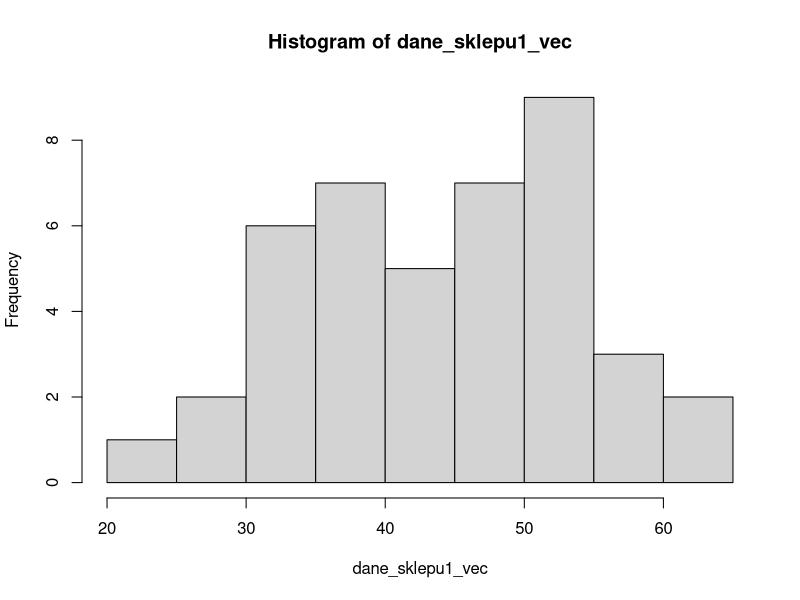
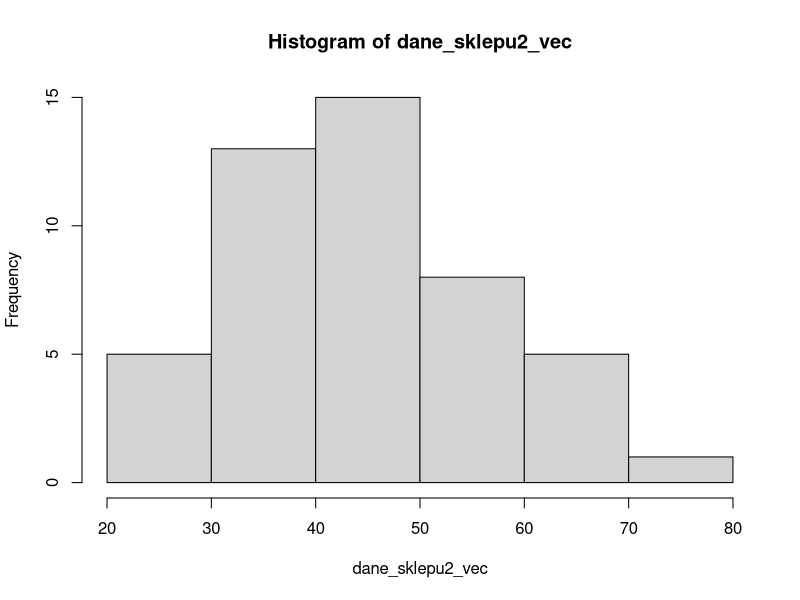

Generate these figures, in order, with R:
#Funkcja liczaca wariancje obciazona/nieobciazona szeregu rozdzielczego
#Do funkcji kolejno przekazujemy wektory srodkow przedzialow i liczebnosci przedzialow oraz srednia
#Zmienna ob sluzy do wyboru czy chcemy policzyc wariancje obciazona (1) lub nieobciazona (0)
wariancja_rozdzielczy <- function(mids, counts, sred, ob)
{
  if(ob)
  {
    war = sum((mids-sred)^2*counts)/sum(counts)
  }
  else
  {
    war = sum((mids-sred)^2*counts)/(sum(counts)-1)
  }
  
  return(war)
}

#Funkcja liczaca pierwszy i trzeci kwartyl oraz mediane szeregu rozdzielczego
#Do funkcji kolejno przekazujemy wektory granic przedzialow i liczebnosci przedzialow
#Zmienna kwartyl sluzy do wyboru ktory kwartyl chcemy policzyc - 0.25 dla pierwszego, 0.5 dla mediany, 0.75 dla trzeciego
kwartyl_rozdzielczy <- function(breaks, counts, kwartyl)
{
  poz_kwar <- sum(counts)
  if(poz_kwar%%2)
  {
    poz_kwar = (poz_kwar+1)*kwartyl
  }
  else
  {
    poz_kwar = poz_kwar*kwartyl
  }
  
  licz_skumul <- cumsum(counts)
  szuk_przedzial <- findInterval(poz_kwar, licz_skumul)
  
  if(szuk_przedzial==1)
  {
    med = breaks[szuk_przedzial]+(poz_kwar)*((breaks[szuk_przedzial+1]-breaks[szuk_przedzial])/counts[szuk_przedzial])
  }
  else
  {
    med = breaks[szuk_przedzial]+(poz_kwar-licz_skumul[szuk_przedzial-1])*((breaks[szuk_przedzial+1]-breaks[szuk_przedzial])/counts[szuk_przedzial])
  }
  
  return(med)
}

#Funkcja liczaca srednia szeregu rozdzielczego
#Do funkcji kolejno przekazujemy wektory liczebnosci i srodkow przedzialow
srednia_rozdzielczy <- function(counts, mids)
{
  srednia = sum(mids*counts)/sum(counts)
  
  return(srednia)
}

#Funkcja liczaca dominante szeregu rozdzielczego
#Do funkcji kolejno przekazujemy wektory liczebnosci i granic przedzialow
moda_rozdzielczy <- function(counts, breaks)
{
  szuk = max(counts)
  n = which.max(counts)
  
  moda = breaks[n]+(((szuk-counts[n-1])/((szuk-counts[n-1])+(szuk-counts[n+1])))*(breaks[n+1]-breaks[n]))
  
  return(moda)
}

#Funkcja liczaca odchylenie przecietne od sredniej/mediany w szeregu rozdzielczym
#Do funkcji kolejno przekazujemy wektory srodkow i liczebnosci przedzialow
#W zaleznosci od tego, czy przekazemy srednia czy mediane, mozemy policzyc odpowiednie odchylenie przecietne
przecietne_rozdzielczy <- function(mids, counts, x)
{
  odch = sum(abs((mids - x)*counts))/sum(counts)
  
  return(odch)
}

#Funkcja liczaca kurtoze w szeregu rozdzielczym
#Do funkcji kolejno przekazujemy wektory srodkow i liczebnosci przedzialow oraz srednia i odchylenie standardowe obciazone
kurtoza_rozdzielczy <- function(mids, counts, sred, odch)
{
  kurt = (sum(((mids-sred)^4)*counts)/sum(counts))/(odch)^4
  
  return(kurt)
}

#Funkcja liczaca wspolczynnik asymetrii w szeregu rozdzielczym
#Do funkcji kolejno przekazujemy wektory srodkow i liczebnosci przedzialow oraz srednia i odchylenie standardowe obciazone
wspolczynnik_asymetrii_rozdzielczy <- function(mids, counts, sred, odch)
{
  asym = (sum(((mids-sred)^3)*counts)/sum(counts))/(odch)^3
  
  return(asym)
}

# Obciazona - dzielimy przez n, nieobciazona - przez (n - 1)
wariancja_obciazona <- function(vec, sr)
{
  ile <- length(vec)
  w <- sum((vec - sr)^2) / ile
  return(w)
}

# war - wariancja obciążona
odchylenie_obciazone <- function(war)
{
  o <- sqrt(war)
  return(o)
}

moda <- function(vec)
{
  ux <- unique(vec)
  
  if(length(ux) == length(vec))
  {
    return("Brak")
  }
  else
  {
    wek_ilosci_powtorzen <- tabulate(match(vec, ux))
    czy_zduplikowane <- duplicated(wek_ilosci_powtorzen, incomparables = FALSE, fromLast = TRUE)
    poz_mody <- which.max(wek_ilosci_powtorzen)
    
    if(czy_zduplikowane[poz_mody])
    {
      return("Brak")
    }
    else
    {
      return(ux[poz_mody])
    }
  }
}

rozstep <- function(vec)
{
  result <- max(vec) - min(vec)
  return(result)
}

cwiartkowe <- function(q1, q3)
{
  result <- (q3 - q1) / 2
  return(result)
}

przecietne_od_sredniej <- function(vec, sr)
{
  ile <- length(vec)
  m <- sum(abs(vec - sr)) / ile
  return(m)
}

przecietne_od_mediany <- function(vec, med)
{
  ile <- length(vec)
  m <- sum(abs(vec - med)) / ile
  return(m)
}

wspolczynnik_zmiennosci <- function(odch, sred)
{
  v <- (odch / sred) * 100
  return(v)
}

moment_centralny <- function(nr, vec, sr)
{
  ile <- length(vec)
  m <- sum((vec - sr) ^ nr) / ile
  return(m)
}

kurtoza <- function(vec, sr, odch)
{
  k <- moment_centralny(4, vec, sr) / (odch ^ 4)
  return(k)
}

eksces <- function(kurt)
{
  eks <- kurt - 3
  return(eks)
}

wspolczynnik_asymetrii <- function(vec, sr, odch)
{
  k <- moment_centralny(3, vec, sr) / (odch ^ 3)
  return(k)  
}

wspolczynnik_skosnosci <- function(vec, sr, odch)
{
  ile <- length(vec)
  s <- (ile * sum((vec - sr)^3)) / ((ile - 1) * (ile - 2) * (odch)^4)
  return(s)
}

# sr - srednia proby
# odch - odchylenie standardowe próby
# wsp_ufnosci - poziom ufności podany w treści
przedzial_sredniej <- function(vec, sr, odch, wsp_ufnosci)
{
  if(wsp_ufnosci > 1 || wsp_ufnosci < 0)
    return("niepoprawny poziom ufnosci")
    
  ile <- length(vec)
  
  if(ile < 1)
    return("nie podano zadnych danych")
  
  # Poziom istotności
  alfa <- 1 - wsp_ufnosci
  
  # Różne wzory na podstawie ilości danych - http://wm.pollub.pl/files/77/content/files/3097_estymacja_przedzialowa.pdf
  if(ile <= 30)
  {
    # Model II - nieznane odchylenie populacji, mała próba
    # qt - kwantyl rozkładu t-Studenta
    wart_t_lub_u <- qt(1 - (alfa / 2), ile - 1) * (odch / sqrt(ile - 1))
    
  }
  else
  {
    # Model III - nieznane odchylenie populacji, duża próba
    # qnorm - kwantyl rozkładu normalnego
    wart_t_lub_u <- qnorm(1 - (alfa / 2)) * (odch / sqrt(ile))
  }
  
  przedzial <- c(sr - wart_t_lub_u, sr + wart_t_lub_u)
  return(przedzial)
}

# war - wariancja próby
przedzial_odchylenia <- function(vec, war, wsp_ufnosci)
{
  if(wsp_ufnosci > 1 || wsp_ufnosci < 0)
    return("niepoprawny poziom ufnosci")
  
  ile <- length(vec)
  
  if(ile < 1)
    return("nie podano zadnych danych")
  
  # Poziom istotności
  alfa <- 1 - wsp_ufnosci
 
  if(ile <= 30)
  {
    # Model I - nieznane odchylenie populacji, mała próba
    # qchisq - kwantyl rozkładu chi-kwadrat 
    ns <- ile * war
    przedzial <- c(ns / qchisq(1 - (alfa / 2), ile - 1), ns / qchisq(alfa / 2, ile - 1))
    
    # Przedział jest dla wariancji, więc pierwiastkujemy go
    przedzial <- sqrt(przedzial)
  }
  else
  {
    # Model II - nieznane odchylenie populacji, duża próba
    odch <- sqrt(war)
    wart_u <- qnorm(1 - (alfa / 2)) / sqrt(2 * ile)
    przedzial <- c(odch / (1 + wart_u), odch / (1 - wart_u))
  }

  return(przedzial)
}

# przedzial - wektor przedzialu zawierajacy dwa elementy
# wart_do_porownania - wartość do porównania precyzji, np. wyliczona średnia
precyzja_wzgledna <- function(przedzial, wart_do_porownania)
{
  ile <- length(przedzial)
  
  if(ile != 2)
    return("niepoprawny wektor przedzialu")
  
  # Odejmujemy dolną wartość przedziału od górnej
  blad_maksymalny <- (przedzial[2] - przedzial[1]) / 2
  precyzja <- (blad_maksymalny / wart_do_porownania) * 100
  
  if(precyzja < 5)
    return(sprintf("%f%% jest mniejsze od 5%%, wiec mozemy bezpiecznie stwierdzic, ze istnieje podstawy do uogolnienia", precyzja))
  else if(precyzja < 10)
    return(sprintf("%f%% jest miedzy 5%% a 10%%, wiec mozemy stwierdzic, ze istnieja podstawy do uogolnienia, jednak musimy pozostac ostrozni", precyzja))
  else
    return(sprintf("%f%% jest wieksze od 10%%, wiec nalezy odrzucic teze, ze istnieja podstawy do uogolnienia", precyzja))
}

# vec/sr/war/war_nieob - wektor/średnia/wariancja obciążona/ wariancja nieobciążona prób 1 i 2
# alfa - poziom istotności podany w treści (alfa)
# Można również użyć t.test(dane_sklepu1_vec, dane_sklepu2_vec, alternative="greater", var.equal=[TRUE|FALSE], conf.level = 0.95)
test_dwoch_srednich <- function(vec1, vec2, sr1, sr2, war1, war2, war1_nieob, war2_nieob, alfa)
{
  ile1 <- length(vec1)
  ile2 <- length(vec2)
  ile1bez1 <- ile1 - 1
  ile2bez1 <- ile2 - 1
  
  # Najpierw testujemy równość wariancji populacji
  # H0 - są równe
  # H1 - wariancja pierwszej jest mniejsza (gdyż tak wskazują wariancje prób)
  # Korzystamy ze statystyki F-Snedecora
  f <- war1_nieob / war2_nieob
  wart_f <- qf(1 - alfa, ile1 - 1, ile2 - 1)
  
  # Gdy wartość statystyki jest większa od górnej granicy przedziału, nie mamy podstaw do odrzucenia hipotezy
  if(f >= -wart_f)
  {
    ile1i2bez2 <- ile1 + ile2 - 2
    
    # Test t-Studenta dla grup niezależnych o równej wariancji - http://www-users.mat.umk.pl/~gemini/2mieStat/2012/testy_teoria.pdf
    t <- (sr1 - sr2) / sqrt(((war1 * ile1bez1 + war2 * ile2bez1) * (ile1 + ile2)) / (ile1i2bez2 * ile1 * ile2))
    
    # Liczba stopni swobody przy odczycie - n1 + n2 - 2
    wart_t <- qt(1 - alfa, ile1i2bez2)
    
    # Gdy wartość jest mniejsza od dolnej granicy przedziału, nie ma podstaw do odrzucenia hipotezy
    if(t <= wart_t)
      h <- "Wartosc nie nalezy do przedzialu - przyjmujemy hipoteze zerowa - srednie sa rowne."
    else
      h <- "Wartosc nalezy do przedzialu - odrzucamy hipoteze zerowa - srednia pierwszego sklepu jest wieksza."
    
    return(sprintf("rowne odchylenia populacji, wiec: statystyka t = %f, przedzial <%f, ∞). %s", t, wart_t, h))
  }
  else
  {
    war_ile1 <- war1 / ile1
    war_ile2 <- war2 / ile2
    
    # Statystyka Cochrana-Coxa, gdyż odchylenia są różne
    C <- (sr1 - sr2) / sqrt(war_ile1 + war_ile2)
    
    # Wzór Cochrana-Coxa
    wart_C <- (war_ile1 * qt(1 - alfa, ile1bez1) + war_ile2 * qt(1 - alfa, ile2bez1)) / (war_ile1 + war_ile2)
    
    if(C <= wart_C)
      h <- "Wartosc nie nalezy do przedzialu - przyjmujemy hipoteze zerowa - srednie sa rowne."
    else
      h <- "Wartosc nalezy do przedzialu - odrzucamy hipoteze zerowa - srednia pierwszego sklepu jest wieksza."
    
    return(sprintf("rozne odchylenia populacji, wiec: statystyka C = %f, przedzial <%f, ∞). %s", C, wart_C, h))
  }
}

test_kolmogorowa <- function(vec, sr, odch)
{
  ile <- length(vec)
  
  # F0(vec i)
  dystr_rozk_norm <- pnorm(vec, sr, odch)
  
  # Fn(vec i)
  dystr_emp <- 1:ile / ile
  
  # Wartość statystyki ze wzoru
  wart_kryt <- 0.881 / sqrt(ile)
  
  # Wartość statystyki
  dn = max(abs(dystr_emp - dystr_rozk_norm))
  
  if(dn <= wart_kryt || dn >= 1)
    return("brak podstaw do odrzucenia hipotezy zerowej - rozkład jest normalny.")
  else
    return("odrzucamy hipotezę zerową - rozkład nie jest normalny.")
}

# Wczytanie danych z plików
dane_sklepu_1 <- read.table("sklep1.txt", header=F, dec=",")
dane_sklepu_2 <- read.table("sklep2.txt", header=F, dec=",")

# Przekształcenie ich do posortowanych wektorów
dane_sklepu1_vec <- sort(c(dane_sklepu_1[[1]]))
dane_sklepu2_vec <- sort(c(dane_sklepu_2[[1]]))

# Histogramy
sklep1_hist <- hist(dane_sklepu1_vec)
sklep2_hist <- hist(dane_sklepu2_vec)

# Szeregi szczegółowe
sklep1_sr <- mean(dane_sklepu1_vec)
sklep1_med <- median(dane_sklepu1_vec)
sklep1_q1 <- quantile(dane_sklepu1_vec, 0.25)
sklep1_q3 <- quantile(dane_sklepu1_vec, 0.75)
sklep1_moda <- moda(dane_sklepu1_vec)
sklep1_war <- wariancja_obciazona(dane_sklepu1_vec, sklep1_sr)
sklep1_war_nieob <- var(dane_sklepu1_vec)
sklep1_odch <- odchylenie_obciazone(sklep1_war)
sklep1_odch_nieob <- sd(dane_sklepu1_vec)
sklep1_cwart <- cwiartkowe(sklep1_q1,sklep1_q3)
sklep1_przec_sred <- przecietne_od_sredniej(dane_sklepu1_vec, sklep1_sr)
sklep1_przec_med <- przecietne_od_mediany(dane_sklepu1_vec, sklep1_med)
sklep1_rozstep <- rozstep(dane_sklepu1_vec)
sklep1_wsp_zmien <- wspolczynnik_zmiennosci(sklep1_sr, sklep1_odch)
sklep1_wsp_asym <- wspolczynnik_asymetrii(dane_sklepu1_vec, sklep1_sr, sklep1_odch)
sklep1_wsp_skos <- wspolczynnik_skosnosci(dane_sklepu1_vec, sklep1_sr, sklep1_odch)
sklep1_kurt <- kurtoza(dane_sklepu1_vec, sklep1_sr, sklep1_odch)
sklep1_eksc <- eksces(sklep1_kurt)
  

sklep2_sr <- mean(dane_sklepu2_vec)
sklep2_med <- median(dane_sklepu2_vec)
sklep2_q1 <- quantile(dane_sklepu2_vec, 0.25)
sklep2_q3 <- quantile(dane_sklepu2_vec, 0.75)
sklep2_moda<- moda(dane_sklepu2_vec)
sklep2_war <- wariancja_obciazona(dane_sklepu2_vec, sklep2_sr)
sklep2_war_nieob <- var(dane_sklepu2_vec)
sklep2_odch <- odchylenie_obciazone(sklep2_war)
sklep2_odch_nieob <- sd(dane_sklepu2_vec)
sklep2_cwart <- cwiartkowe(sklep2_q1,sklep2_q3)
sklep2_przec_sred <- przecietne_od_sredniej(dane_sklepu2_vec, sklep2_sr)
sklep2_przec_med <- przecietne_od_mediany(dane_sklepu2_vec, sklep2_med)
sklep2_rozstep <- rozstep(dane_sklepu2_vec)
sklep2_wsp_zmien <- wspolczynnik_zmiennosci(sklep2_sr, sklep2_odch)
sklep2_wsp_asym <- wspolczynnik_asymetrii(dane_sklepu2_vec, sklep2_sr, sklep2_odch)
sklep2_wsp_skos <- wspolczynnik_skosnosci(dane_sklepu2_vec, sklep2_sr, sklep2_odch)
sklep2_kurt <- kurtoza(dane_sklepu2_vec, sklep2_sr, sklep2_odch)
sklep2_eksc <- eksces(sklep2_kurt)

# Szeregi rozdzielcze
sklep1_med_r <- kwartyl_rozdzielczy(sklep1_hist$breaks, sklep1_hist$counts, 0.5)
sklep1_sr_r <- srednia_rozdzielczy(sklep1_hist$counts, sklep1_hist$mids)
sklep1_q1_r <- kwartyl_rozdzielczy(sklep1_hist$breaks, sklep1_hist$counts, 0.25)
sklep1_q3_r <- kwartyl_rozdzielczy(sklep1_hist$breaks, sklep1_hist$counts, 0.75)
sklep1_moda_r <- moda_rozdzielczy(sklep1_hist$counts, sklep1_hist$breaks)
sklep1_war_ob_r <- wariancja_rozdzielczy(sklep1_hist$mids, sklep1_hist$counts, sklep1_sr_r, 1)
sklep1_war_nob_r <- wariancja_rozdzielczy(sklep1_hist$mids, sklep1_hist$counts, sklep1_sr_r, 0)
sklep1_odch_ob_r <- sqrt(sklep1_war_ob_r)
sklep1_odch_nob_r <- sqrt(sklep1_war_nob_r)
sklep1_odch_cwr_r <- cwiartkowe(sklep1_q1_r, sklep1_q3_r)
sklep1_odch_sr_r <- przecietne_rozdzielczy(sklep1_hist$mids, sklep1_hist$counts, sklep1_sr_r)
sklep1_odch_med_r <- przecietne_rozdzielczy(sklep1_hist$mids, sklep1_hist$counts, sklep1_med_r)
sklep1_rozstep_r <- rozstep(sklep1_hist$breaks)
sklep1_wsp_zmien_r <- wspolczynnik_zmiennosci(sklep1_sr_r, sklep1_odch_ob_r)
sklep1_wsp_asym_r <- wspolczynnik_asymetrii_rozdzielczy(sklep1_hist$mids, sklep1_hist$counts, sklep1_sr_r, sklep1_odch_ob_r)
#wspolczynnik skosnosci
sklep1_kurt_r <- kurtoza_rozdzielczy(sklep1_hist$mids, sklep1_hist$counts, sklep1_sr_r, sklep1_odch_ob_r)
sklep1_eksc_r <- eksces(sklep1_kurt_r)

sklep2_med_r <- kwartyl_rozdzielczy(sklep2_hist$breaks, sklep2_hist$counts, 0.5)
sklep2_sr_r <- srednia_rozdzielczy(sklep2_hist$counts, sklep2_hist$mids)
sklep2_q1_r <- kwartyl_rozdzielczy(sklep2_hist$breaks, sklep2_hist$counts, 0.25)
sklep2_q3_r <- kwartyl_rozdzielczy(sklep2_hist$breaks, sklep2_hist$counts, 0.75)
sklep2_moda_r <- moda_rozdzielczy(sklep2_hist$counts, sklep2_hist$breaks)
sklep2_war_ob_r <- wariancja_rozdzielczy(sklep2_hist$mids, sklep2_hist$counts, sklep2_sr_r, 1)
sklep2_war_nob_r <- wariancja_rozdzielczy(sklep2_hist$mids, sklep2_hist$counts, sklep2_sr_r, 0)
sklep2_odch_ob_r <- sqrt(sklep2_war_ob_r)
sklep2_odch_nob_r <- sqrt(sklep2_war_nob_r)
sklep2_odch_cwr_r <- cwiartkowe(sklep2_q1_r, sklep2_q3_r)
sklep2_odch_sr_r <- przecietne_rozdzielczy(sklep2_hist$mids, sklep2_hist$counts, sklep2_sr_r)
sklep2_odch_med_r <- przecietne_rozdzielczy(sklep2_hist$mids, sklep2_hist$counts, sklep2_med_r)
sklep2_rozstep_r <- rozstep(sklep2_hist$breaks)
sklep2_wsp_zmien_r <- wspolczynnik_zmiennosci(sklep2_sr_r, sklep2_odch_ob_r)
sklep2_wsp_asym_r <- wspolczynnik_asymetrii_rozdzielczy(sklep2_hist$mids, sklep2_hist$counts, sklep2_sr_r, sklep2_odch_ob_r)
#wspolczynnik skosnosci
sklep2_kurt_r <- kurtoza_rozdzielczy(sklep2_hist$mids, sklep2_hist$counts, sklep2_sr_r, sklep2_odch_ob_r)
sklep2_eksc_r <- eksces(sklep2_kurt_r)

# Zad 2

wynik_kolmogorowa_1 <- test_kolmogorowa(dane_sklepu2_vec, sklep2_sr, sklep2_odch)
wynik_kolmogorowa_2 <- test_kolmogorowa(dane_sklepu2_vec, sklep2_sr, sklep2_odch)

# Zad 3

sklep1_przedzial_sredniej <- przedzial_sredniej(dane_sklepu1_vec, sklep1_sr, sklep1_odch, 0.95)
sklep1_precyzja_wzgledna <- precyzja_wzgledna(sklep1_przedzial_sredniej, sklep1_sr)

# Zad 4

sklep2_przedzial_odchylenia <- przedzial_odchylenia(dane_sklepu2_vec, sklep2_war, 0.95)
sklep2_precyzja_wzgledna <- precyzja_wzgledna(sklep2_przedzial_odchylenia, sklep2_odch)

# Zad 5
wynik_testu <- test_dwoch_srednich(dane_sklepu1_vec, dane_sklepu2_vec, sklep1_sr, sklep2_sr, sklep1_war, sklep2_war, sklep1_war_nieob, sklep2_war_nieob, 0.05)


#formatowanie

#zaokraglanie liczb, aby zmiescily sie w odpowiednich kolumnach
# Szeregi szczegółowe
sklep1_sr <- round(sklep1_sr,3)
sklep1_med <- round(sklep1_med,3)
#sklep1_moda <- round(sklep1_moda,3) daje wartosc "brak"
sklep1_q1 <- round(sklep1_q1,3)
sklep1_q3 <- round(sklep1_q3,3)
sklep1_war <- round(sklep1_war,3)
sklep1_war_nieob <- round(sklep1_war_nieob,3)
sklep1_odch <- round(sklep1_odch,3)
sklep1_odch_nieob <- round(sklep1_odch_nieob,3)
sklep1_cwart <- round(sklep1_cwart,3)
sklep1_przec_sred <- round(sklep1_przec_sred,3)
sklep1_przec_med <- round(sklep1_przec_med,3)
sklep1_rozstep <- round(sklep1_rozstep,3)
sklep1_wsp_zmien <- round(sklep1_wsp_zmien,3)
sklep1_wsp_asym <- round(sklep1_wsp_asym,3)
sklep1_wsp_skos <- round(sklep1_wsp_skos,3)
sklep1_kurt <- round(sklep1_kurt,3)
sklep1_eksc <- round(sklep1_eksc,3)
  

sklep2_sr <- round(sklep2_sr,3)
sklep2_med <- round(sklep2_med,3)
#sklep2_moda<- round(sklep2_moda,3) daje wartosc "brak"
sklep2_q1 <- round(sklep2_q1,3)
sklep2_q3 <- round(sklep2_q3,3)
sklep2_war <- round(sklep2_war,3)
sklep2_war_nieob <- round(sklep2_war_nieob,3)
sklep2_odch <- round(sklep2_odch,3)
sklep2_odch_nieob <-round(sklep2_odch_nieob,3)
sklep2_cwart <- round(sklep2_cwart,3)
sklep2_przec_sred <- round(sklep2_przec_sred,3)
sklep2_przec_med <- round(sklep2_przec_med,3)
sklep2_rozstep <- round(sklep2_rozstep,3)
sklep2_wsp_zmien <- round(sklep2_wsp_zmien,3)
sklep2_wsp_asym <- round(sklep2_wsp_asym,3)
sklep2_wsp_skos <-round(sklep2_wsp_skos,3)
sklep2_kurt <- round(sklep2_kurt,3)
sklep2_eksc <- round(sklep2_eksc,3)

# Szeregi rozdzielcze
sklep1_sr_r <- round(sklep1_sr_r,3)
sklep1_med_r <- round(sklep1_med_r,3)
sklep1_moda_r <- round(sklep1_moda_r,3)
sklep1_q1_r <- round(sklep1_q1_r,3)
sklep1_q3_r <- round(sklep1_q3_r,3)
sklep1_war_ob_r <- round(sklep1_war_ob_r,3)
sklep1_war_nob_r <- round(sklep1_war_nob_r,3)
sklep1_odch_ob_r <- round(sklep1_odch_ob_r,3)
sklep1_odch_nob_r <- round(sklep1_odch_nob_r,3)
sklep1_odch_cwr_r <- round(sklep1_odch_cwr_r,3)
sklep1_odch_sr_r <- round(sklep1_odch_sr_r,3)
sklep1_odch_med_r <- round(sklep1_odch_med_r,3)
sklep1_rozstep_r <- round(sklep1_rozstep_r,3)
sklep1_wsp_zmien_r <- round(sklep1_wsp_zmien_r,3)
sklep1_wsp_asym_r <- round(sklep1_wsp_asym_r,3)
#wspolczynnik skosnosci
sklep1_kurt_r <- round(sklep1_kurt_r,3)
sklep1_eksc_r <- round(sklep1_eksc_r,3)

sklep2_sr_r <- round(sklep2_sr_r ,3)
sklep2_med_r <- round(sklep2_med_r,3)
sklep2_moda_r <- round(sklep2_moda_r,3)
sklep2_q1_r <- round(sklep2_q1_r,3)
sklep2_q3_r <- round(sklep2_q3_r,3)
sklep2_war_ob_r <- round(sklep2_war_ob_r,3)
sklep2_war_nob_r <- round(sklep2_war_nob_r,3)
sklep2_odch_ob_r <- round(sklep2_odch_ob_r,3)
sklep2_odch_nob_r <- round(sklep2_odch_nob_r,3)
sklep2_odch_cwr_r <- round(sklep2_odch_cwr_r,3)
sklep2_odch_sr_r <- round(sklep2_odch_sr_r,3)
sklep2_odch_med_r <- round(sklep2_odch_med_r,3)
sklep2_rozstep_r <- round(sklep2_rozstep_r,3)
sklep2_wsp_zmien_r <- round(sklep2_wsp_zmien_r,3)
sklep2_wsp_asym_r <- round(sklep2_wsp_asym_r,3)
#wspolczynnik skosnosci
sklep2_kurt_r <- round(sklep2_kurt_r,3)
sklep2_eksc_r <- round(sklep2_eksc_r,3)

#tworzenie ramki danych
zad1opis <- c("srednia                            ",
              "mediana                            ",
              "moda/dominanta                     ",
              "Kwartyl pierwszy                   ",
              "Kwartyl trzeci                     ",
              "Wariancja obciazona                ",
              "Wariancja nieobciazona             ",
              "Odchylenie standardowe obciazone   ",
              "Odchylenie standardowe nieobciazone",
              "Odchylenie cwiartkowe              ",
              "Odchylenie przecietne od sredniej  ",
              "Odchylenie przecietne od mediany   ",
              "Rozstep                            ",
              "Wspolczynnik zmiennosci            ",
              "Wspolczynnik asymetrii             ",
              "Wspolczynnik skosnosci             ",
              "Kurtoza                            ",
              "Eksces                            ")

#wektory tworzace kolumny
S1_szczeg <- c(sklep1_sr ,sklep1_med ,sklep1_moda ,sklep1_q1 ,
              sklep1_q3 ,sklep1_war ,sklep1_war_nieob ,sklep1_odch ,
              sklep1_odch_nieob ,sklep1_cwart ,sklep1_przec_sred ,
              sklep1_przec_med ,sklep1_rozstep ,paste(sklep1_wsp_zmien, "%") ,
              sklep1_wsp_asym ,sklep1_wsp_skos ,sklep1_kurt ,sklep1_eksc )


S2_szczeg <- c(sklep2_sr ,sklep2_med ,sklep2_moda,sklep2_q1 ,sklep2_q3 ,
              sklep2_war ,sklep2_war_nieob ,sklep2_odch ,sklep2_odch_nieob ,
              sklep2_cwart ,sklep2_przec_sred ,sklep2_przec_med ,
              sklep2_rozstep ,paste(sklep2_wsp_zmien, "%") ,sklep2_wsp_asym ,
              sklep2_wsp_skos ,sklep2_kurt ,sklep2_eksc )

S1_rozdz <- c(sklep1_sr_r ,sklep1_med_r ,sklep1_moda_r ,sklep1_q1_r ,
              sklep1_q3_r ,sklep1_war_ob_r ,sklep1_war_nob_r ,
              sklep1_odch_ob_r ,sklep1_odch_nob_r ,sklep1_odch_cwr_r ,
              sklep1_odch_sr_r ,sklep1_odch_med_r ,sklep1_rozstep_r ,
              paste(sklep1_wsp_zmien_r, "%") ,sklep1_wsp_asym_r,"?",sklep1_kurt_r ,sklep1_eksc_r)


S2_rozdz <- c(sklep2_sr_r ,sklep2_med_r ,sklep2_moda_r , paste(sklep2_q1_r) ,
              sklep2_q3_r ,sklep2_war_ob_r ,sklep2_war_nob_r ,
              sklep2_odch_ob_r ,sklep2_odch_nob_r , paste(sklep2_odch_cwr_r),
              sklep2_odch_sr_r ,sklep2_odch_med_r ,sklep2_rozstep_r ,
              paste(sklep2_wsp_zmien_r, "%") ,sklep2_wsp_asym_r,"?",sklep2_kurt_r ,sklep2_eksc_r)



zad1 <- data.frame(opis = zad1opis, S1_szczeg, S2_szczeg,S1_rozdz,S2_rozdz)

zad2 <-  c(paste("Wynik testu Kolmogorowa - Lillieforse'a dla zestawu danych sklepu 1 (H0 - podane dane mają rozkład normalny H1 - nie mają): ",  wynik_kolmogorowa_1),
           paste("Wynik testu Kolmogorowa - Lillieforse'a dla zestawu danych sklepu 2 (H0 - podane dane mają rozkład normalny H1 - nie mają): ",  wynik_kolmogorowa_2))

zad3 <-  c(paste("Przedzial sredniej: (", sklep1_przedzial_sredniej[1]," , ", sklep1_przedzial_sredniej[2], ")"),
           #paste("Przedzial odchylenia: (", sklep1_przedzial_odchylenia, ")"),
           paste("Precyzja wzgledna: ", sklep1_precyzja_wzgledna))

zad4 <-  c(#paste("Przedzial sredniej: (", sklep2_przedzial_sredniej, ")"),
            paste( "Przedzial odchylenia: (" , sklep2_przedzial_odchylenia[1] , " , " , sklep2_przedzial_odchylenia[2] ,  ")"),
            paste("Precyzja wzgledna: ", sklep2_precyzja_wzgledna))

zad5 <-  c("Czy na poziomie istotnosci 0.05 mozna twierdzic, ze wartosc miesiecznych wydatkow, na jedna osobe, na pieczywo i produkty zbozowe sa wieksze dla klientow pierwszego marketu (sformulowac i zweryfikowac odpowiednia hipoteze)?",
           "H0 - m1 = m2",
           "H1 - m1 > m2",
           paste("Wynik testu: ", wynik_testu))


zad1
zad2
zad3
zad4
zad5